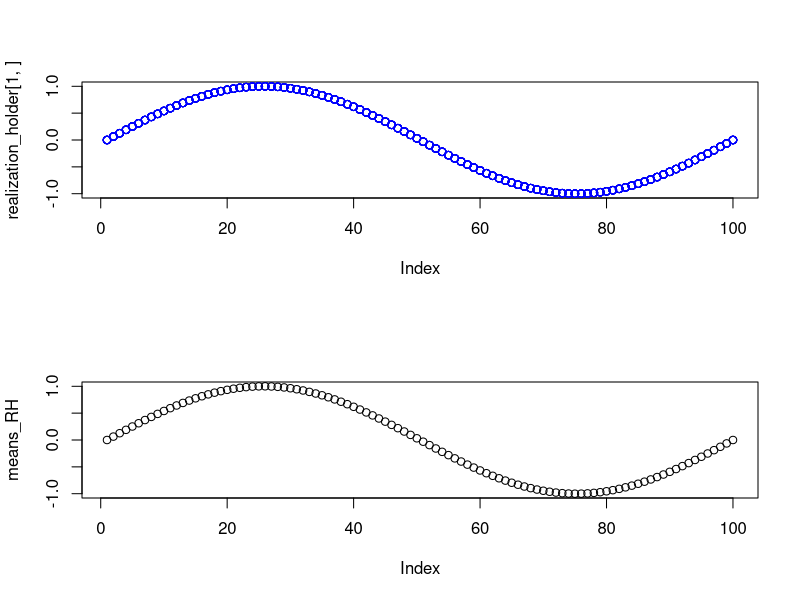

This figure's R source:
dev.off()
set.seed(107)
num_realizations = 10
xs = seq(0,(2*pi),length = 100)

realization_holder = matrix(nrow = num_realizations,ncol = 100) # this holds all 100 time periods for the realizations

for( i in 1 : num_realizations)
{
  phase_shift = 0
  #phase_shift = runif(1,0,(2*pi))
  ys = sin(xs + phase_shift)
  realization_holder[i,] = ys
}

par(mfrow = c(2,1))


plot(realization_holder[1,])

for(k in 2:num_realizations)
{
  points(realization_holder[k,], col = "blue")
}

means_RH = colMeans(realization_holder)
plot(means_RH,ylim = c(-1,1))


